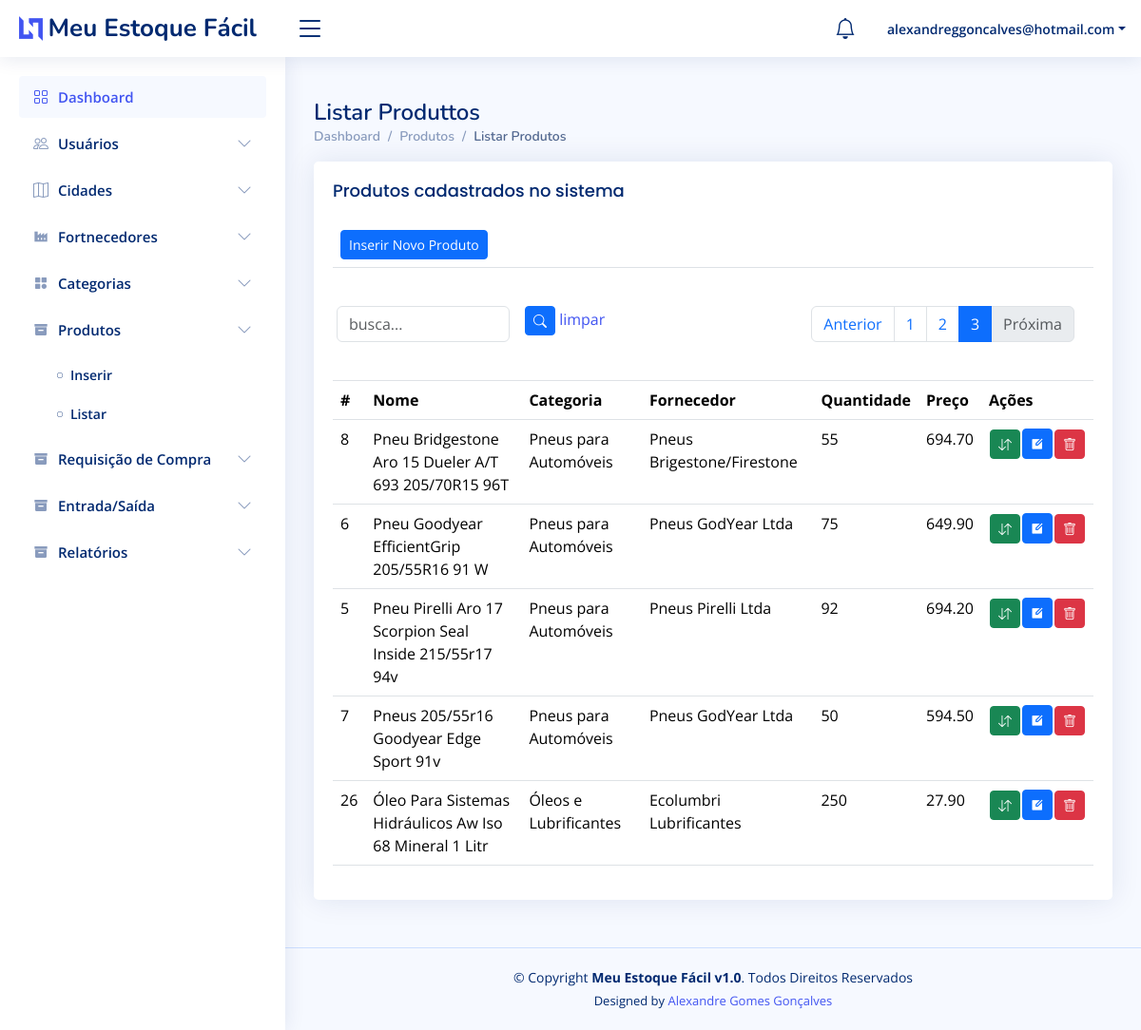
Before: /produto/listarProdutos/?page=3&busca= (signed in) with the older database file.
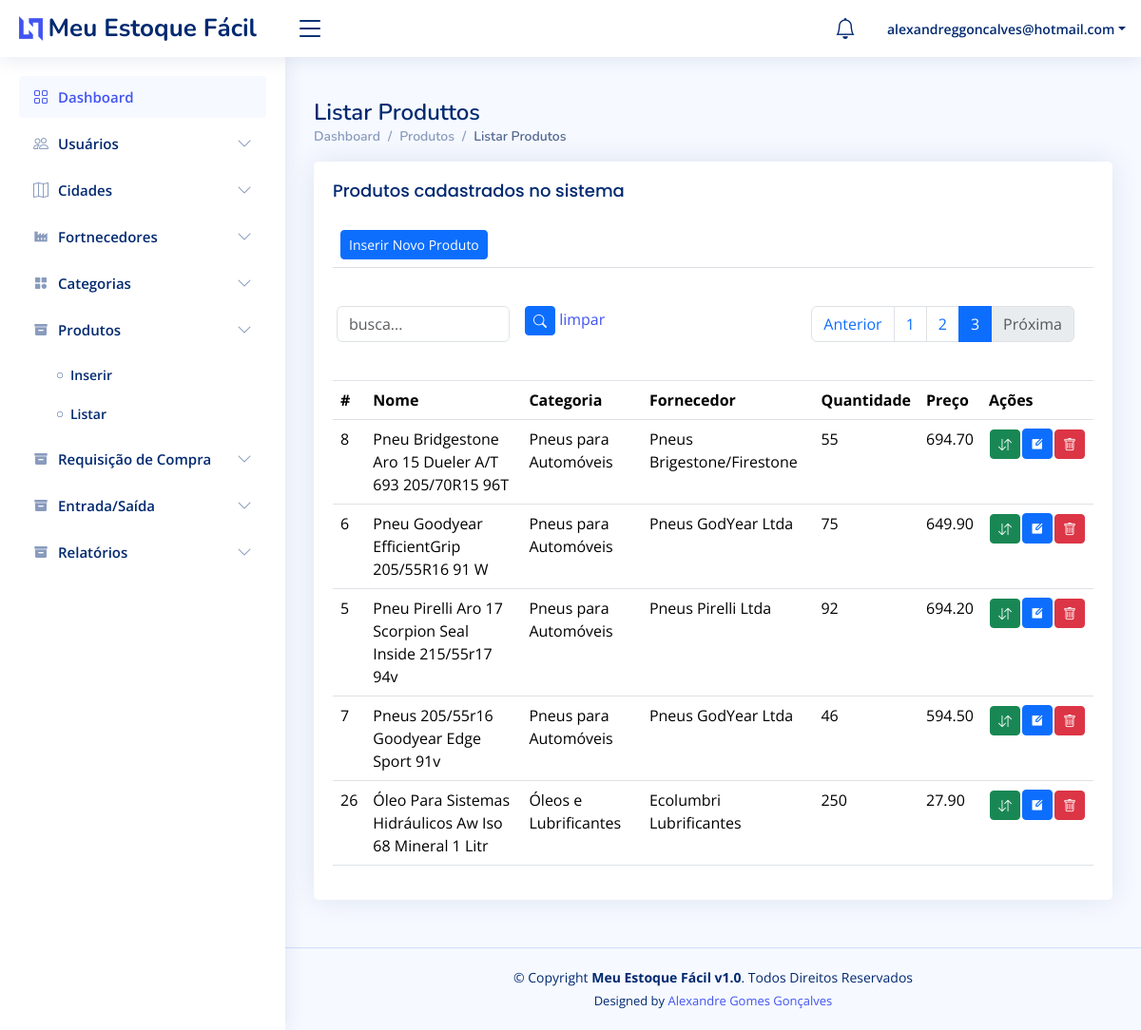
After: the same page with the newer database file.
### produto/models.py (models this page shows, shortened)
class Produto(models.Model):
    idProduto       = models.AutoField(primary_key=True)
    idCategoria     = models.ForeignKey(Categoria, blank=False, null=False, on_delete=models.CASCADE)
    idFornecedor    = models.ForeignKey(Fornecedor, blank=False, null=False, on_delete=models.CASCADE)
    nomeProduto     = models.CharField(max_length=255, blank=False, null=False)
    quantidade      = models.IntegerField(default=0, blank=True, null=True)
    preco           = models.DecimalField(default=0, max_digits=10, decimal_places=2)
    dataValidade    = models.DateField(db_default=date.today(),blank=True, null=True)
    descricao       = models.TextField(blank=True, null=True)
    codigoDeBarras  = models.CharField(max_length=255, blank=True, null=True)
    dataEntrada     = models.DateField(auto_now_add=True)
    created_at      = models.DateTimeField(auto_now_add=True)
    updated_at      = models.DateTimeField(auto_now=True)
    class Meta:
        ordering = ['-nomeProduto']

### categoria/models.py (models this page shows, shortened)
class Categoria(models.Model):
    idCategoria     = models.AutoField(primary_key=True)
    nomeCategoria   = models.CharField(max_length=255)
    created_at      = models.DateTimeField(auto_now_add=True)
    updated_at      = models.DateTimeField(auto_now=True)
    class Meta:
        ordering = ['-nomeCategoria']
    def __str__(self):
        return self.nomeCategoria

### fornecedor/models.py (models this page shows, shortened)
class Fornecedor(models.Model):
    idFornecedor    = models.AutoField(primary_key=True)
    nomeFornecedor  = models.CharField(max_length=255)
    idCidade        = models.ForeignKey(Cidade, blank=True, null=True, on_delete=models.CASCADE)
    created_at      = models.DateTimeField(auto_now_add=True)
    updated_at      = models.DateTimeField(auto_now=True)
    class Meta:
        ordering = ['-nomeFornecedor']
    def __str__(self):
        return self.nomeFornecedor

### produto/views.py (the view)
# urls.py: path('listarProdutos/', views.listarProdutos, name='listarProdutos'),
@login_required(login_url='/sistema/login/')
def listarProdutos(request):
    if request.method == 'POST':
        Produto.objects.filter(idProduto=request.POST.get('idProduto')).delete()
        return redirect('listarProdutos')
    busca = request.GET.get('busca')
    if busca:
        produtos = Produto.objects.filter(nomeProduto__icontains=busca).order_by('nomeProduto')
    else:
        produtos = Produto.objects.all().order_by('nomeProduto')
    produto_paginator = Paginator(produtos, 10)
    page_num = request.GET.get('page')
    page = produto_paginator.get_page(page_num)
    return render(request, 'listarProdutos.html', {'page': page})

### produto/templates/listarProdutos.html (shortened to what the changed rows need)
{% extends 'base.html' %}
{% load static %}
{% block content %}
    <main id="main" class="main">
        <div class="pagetitle">
            <h1>Listar Produttos</h1>
        </div>
        <section class="section">
            <div class="row">
                <div class="col-lg-12">
                    <div class="card">
                        <div class="card-body">
                            <table class="table table-hover">
                                <thead>
                                    <tr>
                                        <td colspan="7">
                                            <a href="/produto/inserirProduto">
                                            </a>
                                        </td>
                                    </tr>
                                    <tr>
                                        <td colspan="7">
                                            <div class="row mb-3">
                                                </div>
                                            </div>
                                    <tr>
                                        <th scope="col">#</th>
                                        <th scope="col">Nome</th>
                                        <th scope="col">Categoria</th>
                                        <th scope="col">Fornecedor</th>
                                        <th scope="col">Quantidade</th>
                                        <th scope="col">Preço</th>
                                        <th>Ações</th>
                                    </tr>
                                <tbody>
                                    {% for produto in page.object_list %}
                                    <tr>
                                        <td scope="col">{{produto.idProduto}}</td>
                                        <td scope="col">{{produto.nomeProduto}}</td>
                                        <td scope="col">{{produto.idCategoria}}</td>
                                        <td scope="col">{{produto.idFornecedor}}</td>
                                        <td scope="col">{{produto.quantidade}}</td>
                                        <td scope="col">{{produto.preco}}</td>
                                        <td>
                                            <table>
                                                <tr>
                                                    <td>
                                                        <a href="#">
                                                            <button class="btn btn-sm btn-success" alt="editar"><i class="bi bi-arrow-down-up" data-bs-toggle="tooltip" data-bs-placement="bottom" title="Registrar Entrada/Saída" onClick="entradaSaida('{{produto.codigoDeBarras}}')"></i></button>
                                                        </a>
                                                    </td>
                                                    <td>
                                                        <a href="/produto/editarProduto/{{produto.idProduto}}?id={{produto.idProduto}}">
                                                            <button class="btn btn-sm btn-primary" alt="editar"><i class="ri-edit-box-fill" data-bs-toggle="tooltip"></i></button>
                                                        </a>
                                                    </td>
                                                    <td>
                                                        <form action="" method="post">
                                                            <button type="button" class="btn btn-danger btn-sm" data-bs-toggle="modal" data-bs-target="#delete{{produto.idProduto}}"><i class="bi bi-trash"></i></button>
                                                        </form>
                                                    </td>
                                                </tr>
                                            </table>
                                        </td>
                                    </tr>
                                    {% endfor %}
                                </tbody>
                        </div>
                    </div>
                </div>
        </section>
    </main>
{% endblock %}

Changed rows visible on the page:
changed Produto "Pneus 205/55r16 Goodyear Edge Sport 91v": quantidade "50" → "46"
